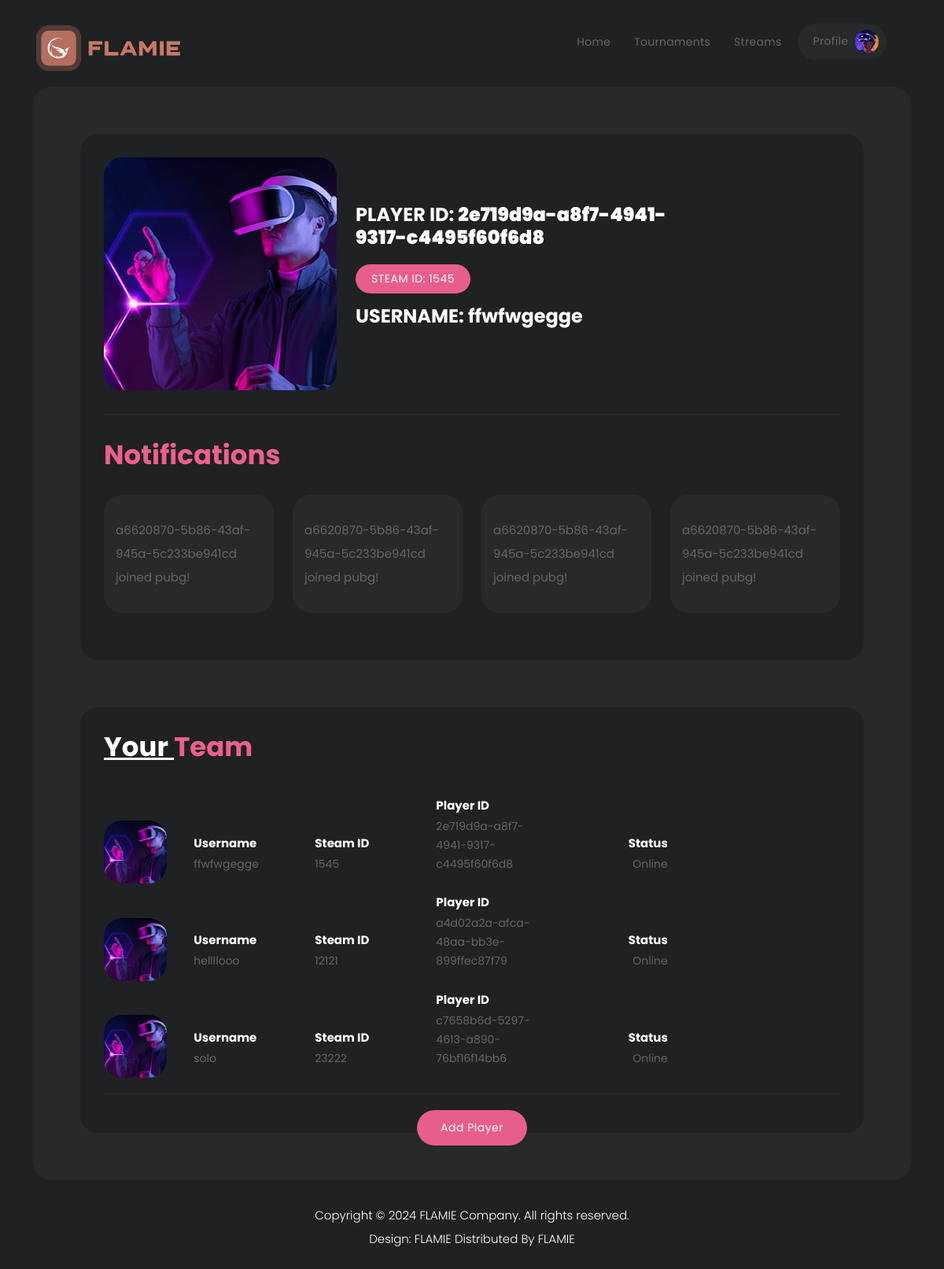
Screenshot of /profile/ (signed in) with the database file from the repository.
### main/models.py (models this page shows, shortened)
class Player(models.Model):
    user = models.OneToOneField(User, on_delete=models.CASCADE)
    profile_id = models.CharField(primary_key=True, default=uuid.uuid4, editable=False, max_length=4)
    steam_id = models.CharField(max_length=100, blank=True)
    team = models.ForeignKey(Team, on_delete=models.SET_NULL, null=True, blank=True)

class Notifications(models.Model):
    notifications = models.ForeignKey(Team, on_delete=models.SET_NULL, null=True, blank=True)
    text = models.TextField(blank=True)
    status = models.BooleanField(default=False)

### main/views.py (the view)
# urls.py: path('profile/', ProfileView.as_view(), name='profile'),
class ProfileView(View):
    def get(self, request):
        if not request.user.is_authenticated:
         return redirect('main:login')
        else:
         player = Player.objects.get(user=request.user)
         players_in_team = Player.objects.filter(team=request.user.player.team)
         user_notifications = Notifications.objects.filter(notifications=request.user.player.team).order_by('-id')[:4]
         context = {'player': player, 'players_in_team': players_in_team, 'notifications': user_notifications}
         return render(request, 'profile.html', context)

### templates/profile.html (shortened to what this page needs)
<!DOCTYPE html>
<html lang="en">
  <head>
    <link href="/static/vendor/bootstrap/css/bootstrap.min.css" rel="stylesheet">
    <link rel="stylesheet" href="/static/assets/css/fontawesome.css">
    <link rel="stylesheet" href="/static/assets/css/templatemo-cyborg-gaming.css">
    <link rel="stylesheet" href="/static/assets/css/owl.css">
    <link rel="stylesheet" href="/static/assets/css/animate.css">
    <link rel="stylesheet"href="https://unpkg.com/swiper@7/swiper-bundle.min.css"/>
  </head>
<body>
  <header class="header-area header-sticky">
    <div class="container">
        <div class="row">
            <div class="col-12">
                <nav class="main-nav">
                    <a href="{% url 'main:home' %}" class="logo">
                        <img src="/static/assets/images/logo11.png" alt="">
                    </a>
                    <ul class="nav">
                        <li><a href="{% url 'main:home' %}">Home</a></li>
                        <li><a href="{% url 'main:tournaments' %}">Tournaments</a></li>
                        <li><a href="{% url 'main:streams' %}">Streams</a></li>
                        {% if request.user.is_authenticated %}
                        <li><a href="{% url 'main:profile' %}">Profile <img src="/static/assets/images/profile-header.jpg" alt=""></a></li>
                        {% else %}
                        <li><a href="{% url 'main:login' %}">Log In</a></li>
                        {% endif %}
                    </ul>
                </nav>
            </div>
        </div>
    </div>
  </header>
  <div class="container">
    <div class="row">
      <div class="col-lg-12">
        <div class="page-content">
          <div class="row">
            <div class="col-lg-12">
              <div class="main-profile ">
                <div class="row">
                  <div class="col-lg-4">
                    <img src="/static/assets/images/profile.jpg" alt="" style="border-radius: 23px;">
                  </div>
                  <div class="col-lg-6 align-self-center">
                    <div class="main-info header-text">
                      <h4>PLAYER ID: <b>{{player.profile_id}}</b></h4>
                      <span>STEAM ID: {{player.steam_id}}</span>
                      <h4>USERNAME: {{player.user.username}}</h4>
                    </div>
                  </div>
                </div>
                <div class="row">
                  <div class="col-lg-12">
                    <div class="clips">
                      <div class="row">
                        <div class="col-lg-12">
                          <div class="heading-section">
                            <h4><em></em>Notifications </h4>
                          </div>
                        </div>
                        {% for n in notifications %}
                        <div class="col-lg-3 col-sm-6">
                          <div class="item">
                            <div class="down-content">
                              <p>{{n.text}} </p>
                            </div>
                          </div>
                        </div>
                        {% endfor %}
                      </div>
                    </div>
                  </div>
                </div>
              </div>
            </div>
          </div>
          <div class="gaming-library profile-library">
            <div class="col-lg-12">
              <div class="heading-section">
                <h4><em>Your </em> Team</h4>
              </div>
              <div class="item">
                {% for p in players_in_team %}
                <ul>
                  <li><img src="/static/assets/images/profile.jpg" alt="" class="templatemo-item"></li>
                  <li><h4>Username</h4><span>{{p.user.username}}</span></li>
                  <li><h4>Steam ID</h4><span>{{p.steam_id}}</span></li>
                  <li><h4>Player ID</h4><span>{{p.profile_id}}</span></li>
                  <li><h4>Status</h4><span>Online</span></li>
                </ul>
                {% endfor %}
              </div>
              <div class="main-button"><a href="{% url 'main:add_player' %}">Add player </a></div>
            </div>
          </div>
        </div>
      </div>
    </div>
  </div>
  <footer>
    <div class="container">
      <div class="row">
        <div class="col-lg-12">
          <p>Copyright © 2024 <a href="#">FLAMIE</a> Company. All rights reserved.
          <br>Design: <a href="https://t.me/endspieI" target="_blank" title="free CSS templates">FLAMIE</a>  Distributed By <a href="https://t.me/endspieI" target="_blank" >FLAMIE</a></p>
        </div>
      </div>
    </div>
  </footer>
  </body>
</html>

### rows the page displays
Player: profile_id "2e719d9a-a8f7-4941-9317-c4495f60f6d8", steam_id "1545", user.username "ffwfwgegge"
Notifications: text "a6620870-5b86-43af-945a-5c233be941cd joined pubg!"
Notifications: text "a6620870-5b86-43af-945a-5c233be941cd joined pubg!"
Notifications: text "a6620870-5b86-43af-945a-5c233be941cd joined pubg!"
Notifications: text "a6620870-5b86-43af-945a-5c233be941cd joined pubg!"
Player: user.username "hellllooo", steam_id "12121", profile_id "a4d02a2a-afca-48aa-bb3e-899ffec87f79"
Player: user.username "solo", steam_id "23222", profile_id "c7658b6d-5297-4613-a890-76bf16f14bb6"
